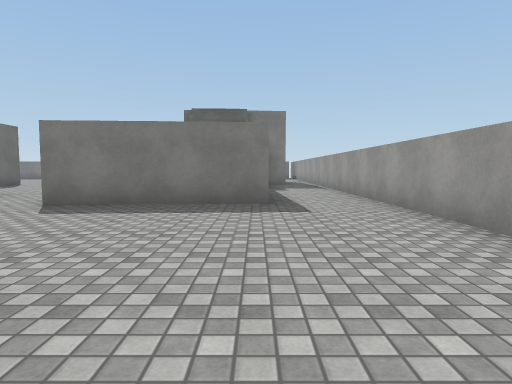
View 1 (above)

24 first-person views from a walk through a Unity game level. The camera is 1.2 m above the floor, tilts 4° down and sees 75° across. The floor is counted in squares, 2 m on a side. Each view is taken from the middle of a square. On the plan, view 1 faces up. The plan holds only what a view shows up to about 10 squares ahead; the rest is blank. The place goes on beyond the plan. Surface patterns are stand-ins for the level's own textures.

View 2
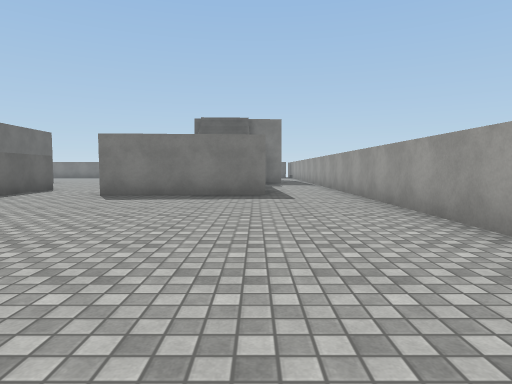

View 3
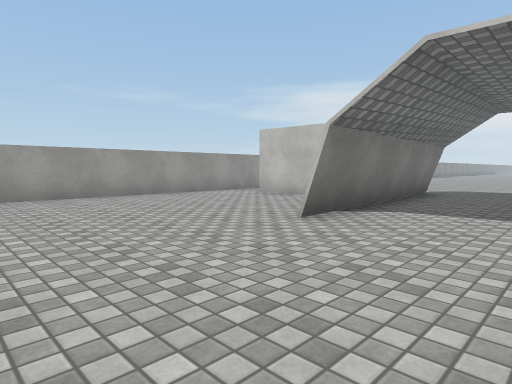

View 4
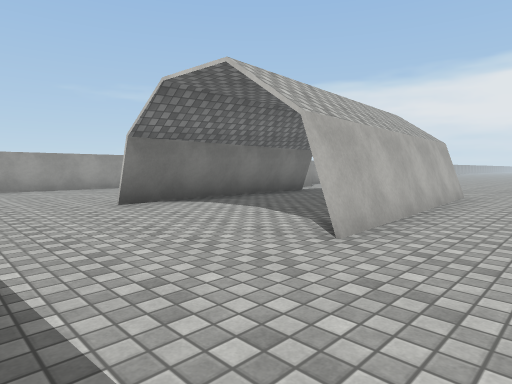

View 5
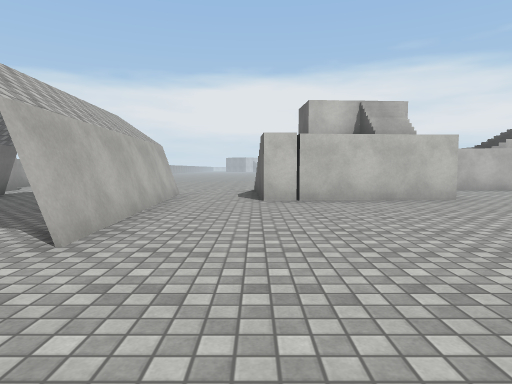

View 6
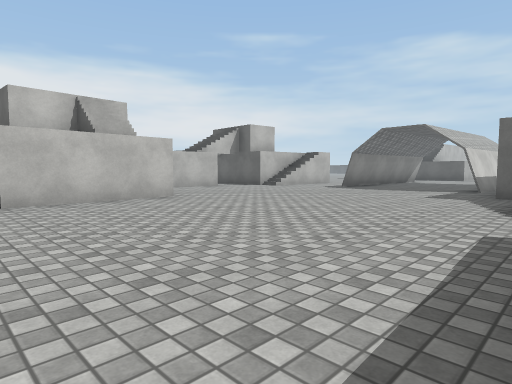

View 7
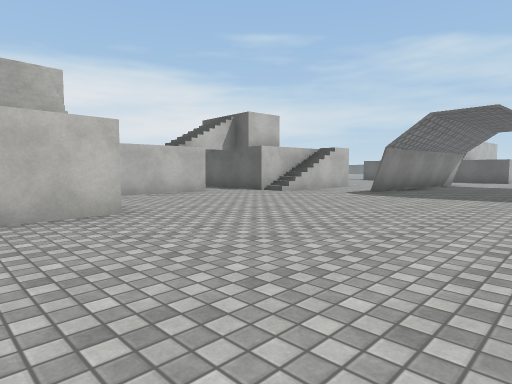

View 8
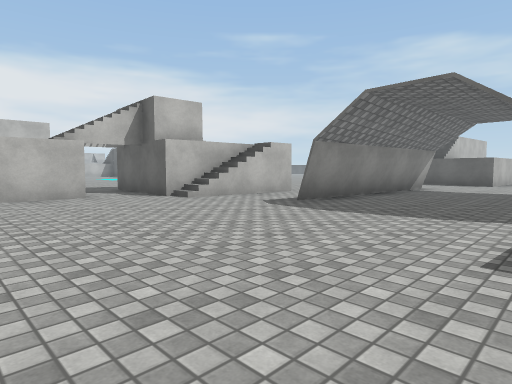

View 9
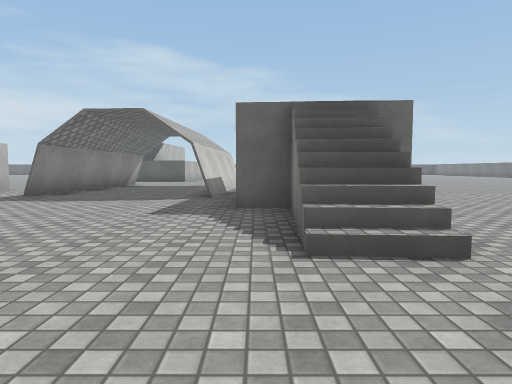

View 10
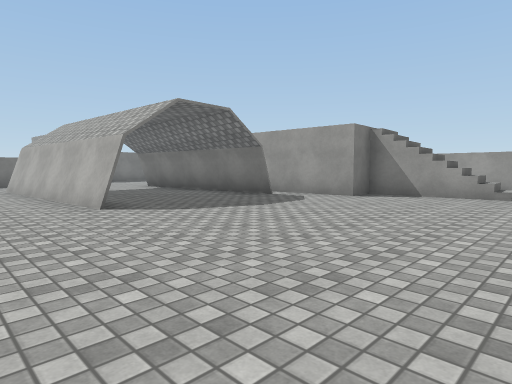

View 11
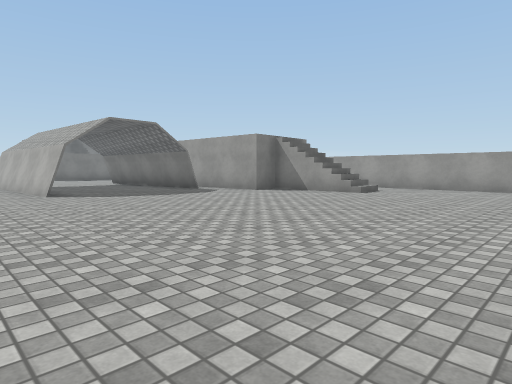

View 12
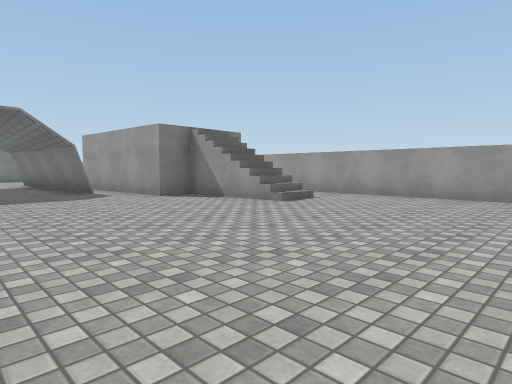

View 13
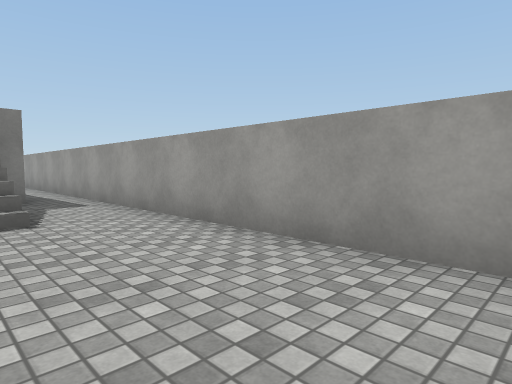

View 14
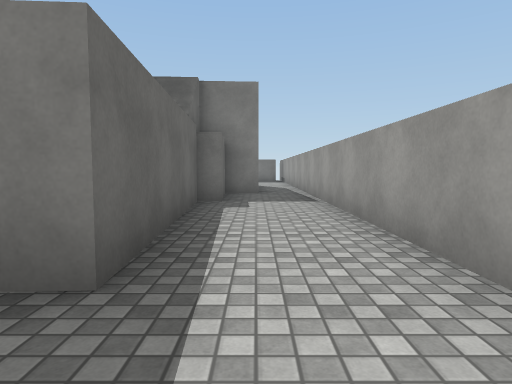

View 15
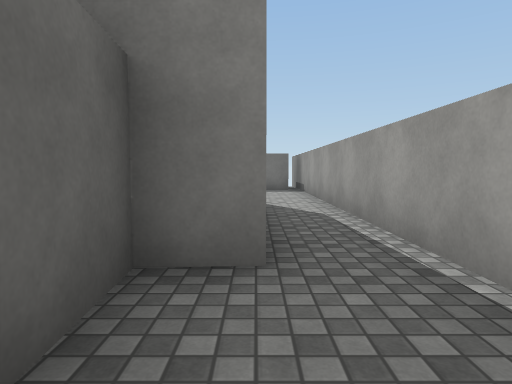

View 16
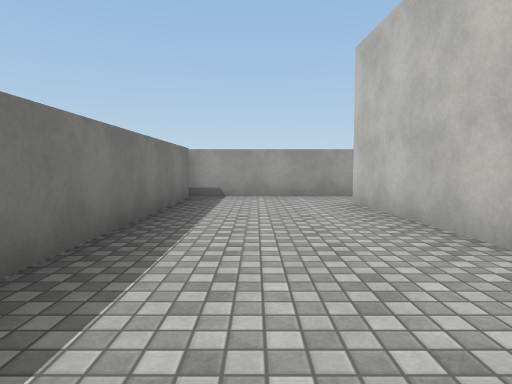

View 17
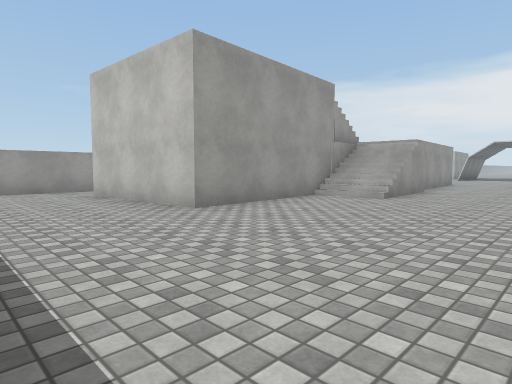

View 18
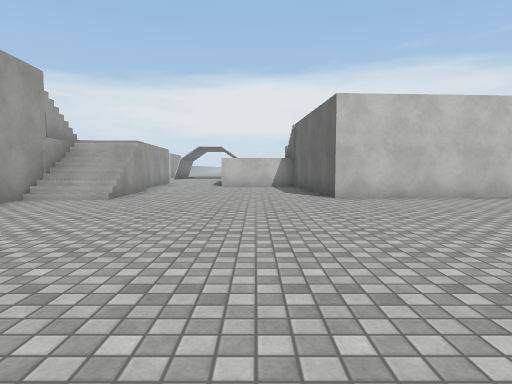

View 19
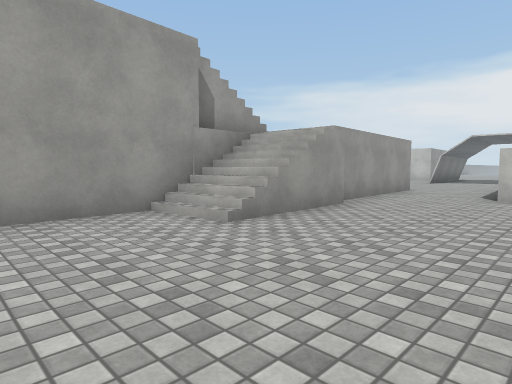

View 20
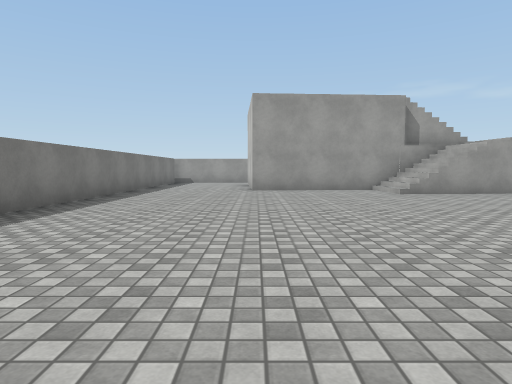

View 21
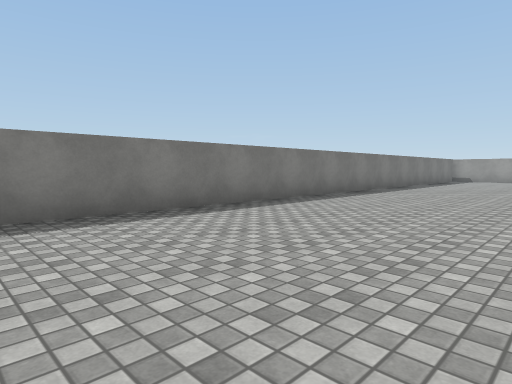

View 22
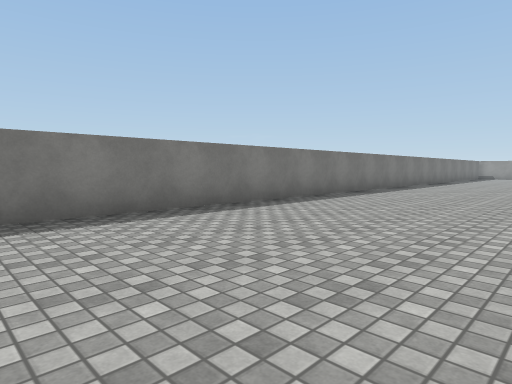

View 23
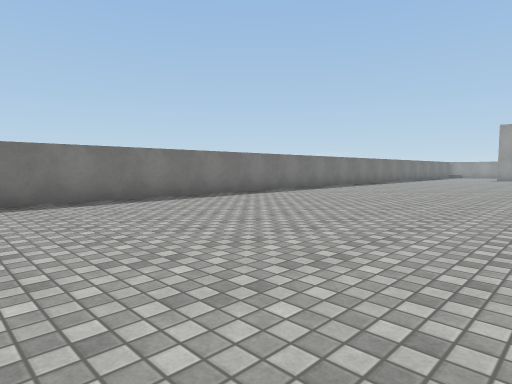

View 24
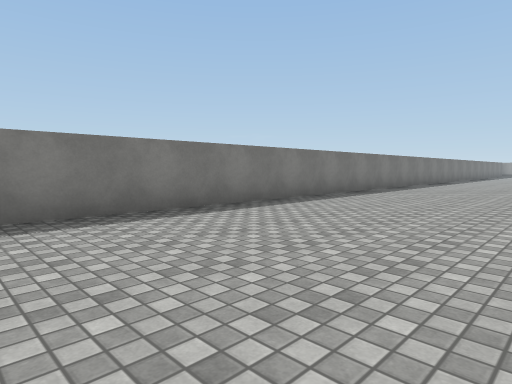

### Floor plan
Key: @ floor where view 1 was taken; # wall or solid block; x gap in a wall; . main floor; : floor 2 m higher than the main floor; + floor 3.25 m higher than the main floor; / step, stairs or slope; = window, fence, low wall or low ledge; ^ raised ledge; v drop or lower ground.
Columns run from 27 left of view 1 to 3 right of it. Each row starts with its distance up from view 1.
 20  ##############################
 19 ..............................#
 18 ..............................#
 17 ..............................#
 16 .........................###..#
 15 .........................#   .#
 14      ....................#   .#
 13      .....     ..........#   .#
 12                v#//....//####.#
 11                    ....#/###..#
 10                    ....v/^ #..#
  9       ..           .....#  #..#
  8       ...            ...#  #..#
  7        ....          /..#  #..#
  6         ....         :..####..#
  5           ....        ........#
  4            #...       ........#
  3             /// ///...........#
  2          /+#..................#
  1       ####....................#
  0     .................#..#..@..#
 -1    ..................#..#=....#
 -2    .##...............#...#///.#
 -3      ####........#...#...#  #.#
 -4        ......../ ###.#...#   .#
 -5        #///.... x###......   .#
 -6          ##....   #/......+ /.#
 -7           /.###    ......../..#
 -8           /.       ......../..#
 -9           ..       ........//.#
-10                    ...........#
-11                    ...........#
-12                    ...........#
-13                    ...........#

Where each view was taken, in squares from view 1:
view 1: 0 up, 0 right, facing up
view 2: 2 down, 0 right, facing up
view 3: 4 up, 5 left, facing down-right
view 4: 3 up, 8 left, facing down-right
view 5: 3 up, 8 left, facing down
view 6: 3 up, 8 left, facing down-left
view 7: 1 up, 10 left, facing down-left
view 8: 1 up, 13 left, facing down-left
view 9: 2 up, 11 left, facing left
view 10: 10 down, 8 left, facing up-right
view 11: 13 down, 8 left, facing up-right
view 12: 13 down, 5 left, facing up-right
view 13: 13 down, 0 right, facing up-right
view 14: 4 up, 1 right, facing up
view 15: 10 up, 1 right, facing up
view 16: 18 up, 5 left, facing right
view 17: 19 up, 7 left, facing down-right
view 18: 19 up, 7 left, facing down
view 19: 15 up, 7 left, facing down-right
view 20: 16 up, 12 left, facing right
view 21: 15 up, 15 left, facing up-right
view 22: 15 up, 20 left, facing up-right
view 23: 13 up, 22 left, facing up-right
view 24: 15 up, 27 left, facing up-right
